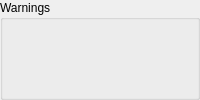
      <widget class="QGroupBox" name="groupBox_14">
       <property name="title">
        <string>Warnings</string>
       </property>
       <layout class="QGridLayout" name="gridLayout_2">
        <item row="4" column="2">
         <widget class="Led" name="led_3">
          <property name="signal_path" stdset="0">
           <string>ParameterQuery;StatusWarnings;FanCircuit</string>
          </property>
          <property name="on_color" stdset="0">
           <color>
            <red>204</red>
            <green>204</green>
            <blue>0</blue>
           </color>
          </property>
         </widget>
        </item>
        <item row="3" column="1">
         <widget class="Led" name="led_41">
          <property name="signal_path" stdset="0">
           <string>ParameterQuery;StatusWarnings;CANWarning</string>
          </property>
          <property name="on_color" stdset="0">
           <color>
            <red>204</red>
            <green>204</green>
            <blue>0</blue>
           </color>
          </property>
         </widget>
        </item>
        <item row="3" column="2">
         <widget class="Led" name="led_33">
          <property name="signal_path" stdset="0">
           <string>ParameterQuery;StatusWarnings;CANErrorPassive</string>
          </property>
          <property name="on_color" stdset="0">
           <color>
            <red>204</red>
            <green>204</green>
            <blue>0</blue>
           </color>
          </property>
         </widget>
        </item>
        <item row="4" column="1">
         <widget class="Led" name="led_28">
          <property name="signal_path" stdset="0">
           <string>ParameterQuery;StatusWarnings;FilterOvertemp</string>
          </property>
          <property name="on_color" stdset="0">
           <color>
            <red>204</red>
            <green>204</green>
            <blue>0</blue>
           </color>
          </property>
         </widget>
        </item>
        <item row="5" column="2">
         <layout class="QHBoxLayout" name="horizontalLayout_4">
          <item>
           <widget class="Led" name="led_46">
            <property name="signal_path" stdset="0">
             <string>StatusBits;WarningClr_echo</string>
            </property>
            <property name="label_override" stdset="0">
             <string>Warning Clear Response</string>
            </property>
            <property name="label_visible" stdset="0">
             <bool>false</bool>
            </property>
           </widget>
          </item>
          <item>
           <widget class="Button" name="button_4">
            <property name="sizePolicy">
             <sizepolicy hsizetype="MinimumExpanding" vsizetype="Preferred">
              <horstretch>0</horstretch>
              <verstretch>0</verstretch>
             </sizepolicy>
            </property>
            <property name="signal_path" stdset="0">
             <string>ProcessToInverter;CommandModeControl;WarningClear</string>
            </property>
            <property name="label_visible" stdset="0">
             <bool>false</bool>
            </property>
            <property name="tx" stdset="0">
             <bool>true</bool>
            </property>
           </widget>
          </item>
         </layout>
        </item>
        <item row="5" column="1">
         <widget class="Led" name="led_17">
          <property name="signal_path" stdset="0">
           <string>ParameterQuery;StatusWarnings;eeSaveInProgress</string>
          </property>
          <property name="on_color" stdset="0">
           <color>
            <red>204</red>
            <green>204</green>
            <blue>0</blue>
           </color>
          </property>
         </widget>
        </item>
       </layout>
      </widget>
